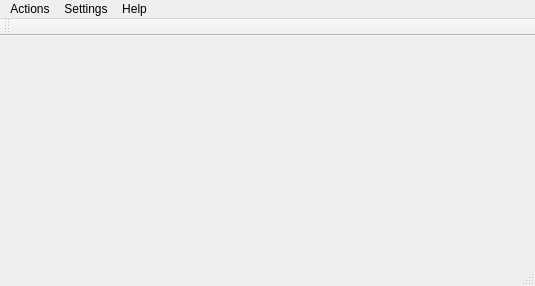
<?xml version="1.0" encoding="UTF-8"?>
<ui version="4.0">
 <class>SyntroViewClass</class>
 <widget class="QMainWindow" name="SyntroViewClass">
  <property name="geometry">
   <rect>
    <x>0</x>
    <y>0</y>
    <width>535</width>
    <height>286</height>
   </rect>
  </property>
  <property name="windowTitle">
   <string>SyntroView</string>
  </property>
  <widget class="QWidget" name="centralWidget"/>
  <widget class="QMenuBar" name="menuBar">
   <property name="geometry">
    <rect>
     <x>0</x>
     <y>0</y>
     <width>535</width>
     <height>21</height>
    </rect>
   </property>
   <widget class="QMenu" name="menuActions">
    <property name="title">
     <string>Actions</string>
    </property>
    <addaction name="actionBasicSetup"/>
    <addaction name="onStats"/>
    <addaction name="actionExit"/>
   </widget>
   <widget class="QMenu" name="menuSettings">
    <property name="title">
     <string>Settings</string>
    </property>
    <addaction name="actionVideoFeeds"/>
    <addaction name="actionShow_name"/>
    <addaction name="actionShow_date"/>
    <addaction name="actionShow_time"/>
    <addaction name="actionText_color"/>
   </widget>
   <widget class="QMenu" name="menuHelp">
    <property name="title">
     <string>Help</string>
    </property>
    <addaction name="actionAbout"/>
   </widget>
   <addaction name="menuActions"/>
   <addaction name="menuSettings"/>
   <addaction name="menuHelp"/>
  </widget>
  <widget class="QToolBar" name="mainToolBar">
   <attribute name="toolBarArea">
    <enum>TopToolBarArea</enum>
   </attribute>
   <attribute name="toolBarBreak">
    <bool>false</bool>
   </attribute>
  </widget>
  <widget class="QStatusBar" name="statusBar"/>
  <action name="onStats">
   <property name="text">
    <string>Display stats</string>
   </property>
  </action>
  <action name="actionShow_date">
   <property name="checkable">
    <bool>true</bool>
   </property>
   <property name="checked">
    <bool>true</bool>
   </property>
   <property name="text">
    <string>Show date</string>
   </property>
  </action>
  <action name="actionShow_time">
   <property name="checkable">
    <bool>true</bool>
   </property>
   <property name="checked">
    <bool>true</bool>
   </property>
   <property name="text">
    <string>Show time</string>
   </property>
  </action>
  <action name="actionText_color">
   <property name="text">
    <string>Text color ...</string>
   </property>
  </action>
  <action name="actionShow_name">
   <property name="checkable">
    <bool>true</bool>
   </property>
   <property name="checked">
    <bool>true</bool>
   </property>
   <property name="text">
    <string>Show name</string>
   </property>
  </action>
  <action name="actionAbout">
   <property name="text">
    <string>About</string>
   </property>
  </action>
  <action name="actionBasicSetup">
   <property name="text">
    <string>Basic setup</string>
   </property>
  </action>
  <action name="actionExit">
   <property name="text">
    <string>Exit</string>
   </property>
  </action>
  <action name="actionVideoFeeds">
   <property name="text">
    <string>Video feeds ...</string>
   </property>
  </action>
 </widget>
 <layoutdefault spacing="6" margin="11"/>
 <resources/>
 <connections/>
</ui>
